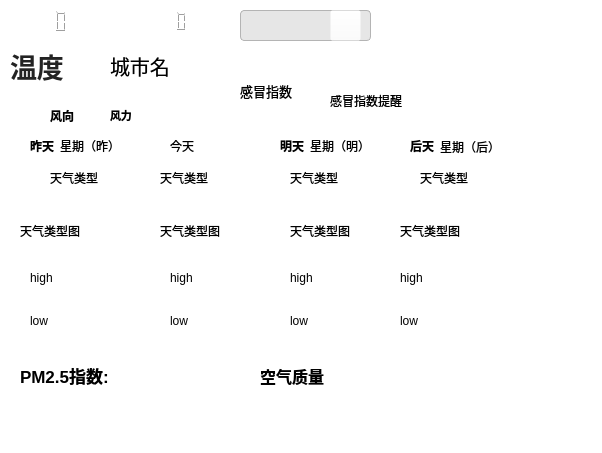
<?xml version="1.0" encoding="UTF-8"?>
<ui version="4.0">
 <class>MainWindow</class>
 <widget class="QMainWindow" name="MainWindow">
  <property name="geometry">
   <rect>
    <x>0</x>
    <y>0</y>
    <width>602</width>
    <height>453</height>
   </rect>
  </property>
  <property name="windowTitle">
   <string>MainWindow</string>
  </property>
  <property name="styleSheet">
   <string notr="true">background-color: rgba(255, 255, 255, 0);</string>
  </property>
  <widget class="QWidget" name="centralwidget">
   <widget class="QToolButton" name="checkButton">
    <property name="geometry">
     <rect>
      <x>330</x>
      <y>10</y>
      <width>31</width>
      <height>31</height>
     </rect>
    </property>
    <property name="styleSheet">
     <string notr="true">background-image: url(:/new/prefix1/images/chaozhao.png);
background-color: rgba(255, 255, 255, 0);</string>
    </property>
    <property name="text">
     <string/>
    </property>
   </widget>
   <widget class="QLCDNumber" name="DateLcdNumber">
    <property name="geometry">
     <rect>
      <x>10</x>
      <y>10</y>
      <width>61</width>
      <height>23</height>
     </rect>
    </property>
    <property name="styleSheet">
     <string notr="true">QLCDNumber{
	font: 75 9pt &quot;Arial&quot;;
border-radius:20px;
}</string>
    </property>
   </widget>
   <widget class="QLCDNumber" name="TimeLcdNumber">
    <property name="geometry">
     <rect>
      <x>90</x>
      <y>10</y>
      <width>101</width>
      <height>23</height>
     </rect>
    </property>
    <property name="font">
     <font>
      <family>Arial Unicode MS</family>
      <pointsize>10</pointsize>
     </font>
    </property>
    <property name="styleSheet">
     <string notr="true">QLCDNumber{
	border-radius:30px;
}</string>
    </property>
    <property name="digitCount">
     <number>10</number>
    </property>
   </widget>
   <widget class="QLabel" name="IndexLabel">
    <property name="geometry">
     <rect>
      <x>240</x>
      <y>60</y>
      <width>81</width>
      <height>61</height>
     </rect>
    </property>
    <property name="font">
     <font>
      <family>Arial Rounded MT Bold</family>
      <pointsize>10</pointsize>
      <weight>50</weight>
      <italic>false</italic>
      <bold>false</bold>
     </font>
    </property>
    <property name="styleSheet">
     <string notr="true">font: 10pt &quot;Arial Rounded MT Bold&quot;;</string>
    </property>
    <property name="text">
     <string>感冒指数</string>
    </property>
   </widget>
   <widget class="QLabel" name="YesterdayLabel">
    <property name="geometry">
     <rect>
      <x>30</x>
      <y>130</y>
      <width>31</width>
      <height>31</height>
     </rect>
    </property>
    <property name="font">
     <font>
      <weight>75</weight>
      <bold>true</bold>
     </font>
    </property>
    <property name="text">
     <string>昨天</string>
    </property>
   </widget>
   <widget class="QLabel" name="YesterdayHighLabel">
    <property name="geometry">
     <rect>
      <x>30</x>
      <y>270</y>
      <width>81</width>
      <height>16</height>
     </rect>
    </property>
    <property name="text">
     <string>high</string>
    </property>
   </widget>
   <widget class="QLabel" name="TodayLabel">
    <property name="geometry">
     <rect>
      <x>170</x>
      <y>130</y>
      <width>111</width>
      <height>31</height>
     </rect>
    </property>
    <property name="text">
     <string>今天</string>
    </property>
   </widget>
   <widget class="QLabel" name="TodayHIghLabel">
    <property name="geometry">
     <rect>
      <x>170</x>
      <y>270</y>
      <width>81</width>
      <height>16</height>
     </rect>
    </property>
    <property name="text">
     <string>high</string>
    </property>
   </widget>
   <widget class="QLabel" name="TomorrowLabel">
    <property name="geometry">
     <rect>
      <x>280</x>
      <y>130</y>
      <width>41</width>
      <height>31</height>
     </rect>
    </property>
    <property name="font">
     <font>
      <weight>75</weight>
      <bold>true</bold>
     </font>
    </property>
    <property name="text">
     <string>明天</string>
    </property>
   </widget>
   <widget class="QLabel" name="TomorrowHIghLabel">
    <property name="geometry">
     <rect>
      <x>290</x>
      <y>270</y>
      <width>81</width>
      <height>16</height>
     </rect>
    </property>
    <property name="text">
     <string>high</string>
    </property>
   </widget>
   <widget class="QLabel" name="AfterTomorrowLabel">
    <property name="geometry">
     <rect>
      <x>410</x>
      <y>120</y>
      <width>31</width>
      <height>51</height>
     </rect>
    </property>
    <property name="font">
     <font>
      <weight>75</weight>
      <bold>true</bold>
     </font>
    </property>
    <property name="text">
     <string>后天</string>
    </property>
   </widget>
   <widget class="QLabel" name="AfterTomorrowHIghLabel">
    <property name="geometry">
     <rect>
      <x>400</x>
      <y>270</y>
      <width>81</width>
      <height>16</height>
     </rect>
    </property>
    <property name="text">
     <string>high</string>
    </property>
   </widget>
   <widget class="QLabel" name="CityLabel">
    <property name="geometry">
     <rect>
      <x>110</x>
      <y>50</y>
      <width>61</width>
      <height>31</height>
     </rect>
    </property>
    <property name="font">
     <font>
      <pointsize>15</pointsize>
     </font>
    </property>
    <property name="text">
     <string>城市名</string>
    </property>
   </widget>
   <widget class="QLabel" name="TemperatureLabel">
    <property name="geometry">
     <rect>
      <x>10</x>
      <y>50</y>
      <width>71</width>
      <height>31</height>
     </rect>
    </property>
    <property name="palette">
     <palette>
      <active>
       <colorrole role="WindowText">
        <brush brushstyle="SolidPattern">
         <color alpha="255">
          <red>35</red>
          <green>35</green>
          <blue>35</blue>
         </color>
        </brush>
       </colorrole>
       <colorrole role="Button">
        <brush brushstyle="SolidPattern">
         <color alpha="0">
          <red>255</red>
          <green>255</green>
          <blue>255</blue>
         </color>
        </brush>
       </colorrole>
       <colorrole role="Base">
        <brush brushstyle="SolidPattern">
         <color alpha="0">
          <red>255</red>
          <green>255</green>
          <blue>255</blue>
         </color>
        </brush>
       </colorrole>
       <colorrole role="Window">
        <brush brushstyle="SolidPattern">
         <color alpha="0">
          <red>255</red>
          <green>255</green>
          <blue>255</blue>
         </color>
        </brush>
       </colorrole>
      </active>
      <inactive>
       <colorrole role="WindowText">
        <brush brushstyle="SolidPattern">
         <color alpha="255">
          <red>35</red>
          <green>35</green>
          <blue>35</blue>
         </color>
        </brush>
       </colorrole>
       <colorrole role="Button">
        <brush brushstyle="SolidPattern">
         <color alpha="0">
          <red>255</red>
          <green>255</green>
          <blue>255</blue>
         </color>
        </brush>
       </colorrole>
       <colorrole role="Base">
        <brush brushstyle="SolidPattern">
         <color alpha="0">
          <red>255</red>
          <green>255</green>
          <blue>255</blue>
         </color>
        </brush>
       </colorrole>
       <colorrole role="Window">
        <brush brushstyle="SolidPattern">
         <color alpha="0">
          <red>255</red>
          <green>255</green>
          <blue>255</blue>
         </color>
        </brush>
       </colorrole>
      </inactive>
      <disabled>
       <colorrole role="WindowText">
        <brush brushstyle="SolidPattern">
         <color alpha="255">
          <red>120</red>
          <green>120</green>
          <blue>120</blue>
         </color>
        </brush>
       </colorrole>
       <colorrole role="Button">
        <brush brushstyle="SolidPattern">
         <color alpha="0">
          <red>255</red>
          <green>255</green>
          <blue>255</blue>
         </color>
        </brush>
       </colorrole>
       <colorrole role="Base">
        <brush brushstyle="SolidPattern">
         <color alpha="0">
          <red>255</red>
          <green>255</green>
          <blue>255</blue>
         </color>
        </brush>
       </colorrole>
       <colorrole role="Window">
        <brush brushstyle="SolidPattern">
         <color alpha="0">
          <red>255</red>
          <green>255</green>
          <blue>255</blue>
         </color>
        </brush>
       </colorrole>
      </disabled>
     </palette>
    </property>
    <property name="font">
     <font>
      <pointsize>20</pointsize>
      <weight>75</weight>
      <bold>true</bold>
     </font>
    </property>
    <property name="text">
     <string>温度</string>
    </property>
    <property name="textFormat">
     <enum>Qt::AutoText</enum>
    </property>
   </widget>
   <widget class="QLabel" name="GanmaoLabel">
    <property name="geometry">
     <rect>
      <x>330</x>
      <y>80</y>
      <width>231</width>
      <height>41</height>
     </rect>
    </property>
    <property name="text">
     <string>感冒指数提醒</string>
    </property>
   </widget>
   <widget class="QLabel" name="YesterdayTypeText">
    <property name="geometry">
     <rect>
      <x>50</x>
      <y>170</y>
      <width>91</width>
      <height>16</height>
     </rect>
    </property>
    <property name="text">
     <string>天气类型</string>
    </property>
   </widget>
   <widget class="QLabel" name="TodayTypeText">
    <property name="geometry">
     <rect>
      <x>160</x>
      <y>170</y>
      <width>91</width>
      <height>16</height>
     </rect>
    </property>
    <property name="text">
     <string>天气类型</string>
    </property>
   </widget>
   <widget class="QLabel" name="TomorrowTypeText">
    <property name="geometry">
     <rect>
      <x>290</x>
      <y>170</y>
      <width>91</width>
      <height>16</height>
     </rect>
    </property>
    <property name="text">
     <string>天气类型</string>
    </property>
   </widget>
   <widget class="QLabel" name="AfterTomorrowTypeText">
    <property name="geometry">
     <rect>
      <x>420</x>
      <y>170</y>
      <width>71</width>
      <height>16</height>
     </rect>
    </property>
    <property name="text">
     <string>天气类型</string>
    </property>
   </widget>
   <widget class="QLabel" name="YesterdayLowLabel">
    <property name="geometry">
     <rect>
      <x>30</x>
      <y>310</y>
      <width>81</width>
      <height>21</height>
     </rect>
    </property>
    <property name="text">
     <string>low</string>
    </property>
   </widget>
   <widget class="QLabel" name="TodayLowLabel">
    <property name="geometry">
     <rect>
      <x>170</x>
      <y>310</y>
      <width>81</width>
      <height>21</height>
     </rect>
    </property>
    <property name="text">
     <string>low</string>
    </property>
   </widget>
   <widget class="QLabel" name="TomorrowLowLabel">
    <property name="geometry">
     <rect>
      <x>290</x>
      <y>310</y>
      <width>81</width>
      <height>21</height>
     </rect>
    </property>
    <property name="text">
     <string>low</string>
    </property>
   </widget>
   <widget class="QLabel" name="AfterTomorrowLowLabel">
    <property name="geometry">
     <rect>
      <x>400</x>
      <y>310</y>
      <width>91</width>
      <height>21</height>
     </rect>
    </property>
    <property name="text">
     <string>low</string>
    </property>
   </widget>
   <widget class="QLabel" name="YesterdayTypeLabel">
    <property name="geometry">
     <rect>
      <x>20</x>
      <y>200</y>
      <width>91</width>
      <height>61</height>
     </rect>
    </property>
    <property name="text">
     <string>天气类型图</string>
    </property>
   </widget>
   <widget class="QLabel" name="TodayTypeLabel">
    <property name="geometry">
     <rect>
      <x>160</x>
      <y>200</y>
      <width>91</width>
      <height>61</height>
     </rect>
    </property>
    <property name="text">
     <string>天气类型图</string>
    </property>
   </widget>
   <widget class="QLabel" name="AfterTomorrowTypeLabel">
    <property name="geometry">
     <rect>
      <x>400</x>
      <y>200</y>
      <width>91</width>
      <height>61</height>
     </rect>
    </property>
    <property name="text">
     <string>天气类型图</string>
    </property>
   </widget>
   <widget class="QLabel" name="TomorrowTypeLabel">
    <property name="geometry">
     <rect>
      <x>290</x>
      <y>200</y>
      <width>91</width>
      <height>61</height>
     </rect>
    </property>
    <property name="text">
     <string>天气类型图</string>
    </property>
   </widget>
   <widget class="QPushButton" name="pushButton">
    <property name="geometry">
     <rect>
      <x>460</x>
      <y>0</y>
      <width>31</width>
      <height>31</height>
     </rect>
    </property>
    <property name="maximumSize">
     <size>
      <width>16777215</width>
      <height>31</height>
     </size>
    </property>
    <property name="styleSheet">
     <string notr="true">QPushButton{
	border-color: rgb(73, 164, 212);
	background-color: rgba(255, 255, 255, 0);
	background-image: url(:/new/prefix1/images/update.png);
	border-style:solid;
	border-top-left-radius:1px;
	border-top-right-radius:1px;
}
QPushButton:Pressed{
	background-image: url(:/new/prefix1/images/update_on.png);
}</string>
    </property>
    <property name="text">
     <string/>
    </property>
    <property name="iconSize">
     <size>
      <width>18</width>
      <height>18</height>
     </size>
    </property>
   </widget>
   <widget class="QPushButton" name="minpushButton">
    <property name="geometry">
     <rect>
      <x>510</x>
      <y>0</y>
      <width>21</width>
      <height>31</height>
     </rect>
    </property>
    <property name="styleSheet">
     <string notr="true">background-image: url(:/new/prefix1/images/min.png);
background-color: rgba(255, 255, 255, 0);
border-top-color: rgba(255, 255, 255, 0);
border-style:solid;
	border-top-left-radius:1px;
	border-top-right-radius:1px;</string>
    </property>
    <property name="text">
     <string/>
    </property>
   </widget>
   <widget class="QPushButton" name="closepushButton">
    <property name="geometry">
     <rect>
      <x>550</x>
      <y>0</y>
      <width>31</width>
      <height>31</height>
     </rect>
    </property>
    <property name="styleSheet">
     <string notr="true">background-image: url(:/new/prefix1/images/close.png);
background-color: rgba(255, 255, 255, 0);
background-color: rgba(255, 255, 255, 0);
border-style:solid;
	border-top-left-radius:1px;
	border-top-right-radius:1px;</string>
    </property>
    <property name="text">
     <string/>
    </property>
   </widget>
   <widget class="QLineEdit" name="InputLineEdit">
    <property name="geometry">
     <rect>
      <x>240</x>
      <y>10</y>
      <width>131</width>
      <height>31</height>
     </rect>
    </property>
    <property name="styleSheet">
     <string notr="true">QLineEdit
{
border:1px solid rgb(180, 180, 180);
background: rgb(230,230,230);

border-radius: 4px;

}
QLineEdit::hover
{

 //字体的颜色

  color:green
  border-color:rgb(50,480,40);
  background-color:green;
}</string>
    </property>
   </widget>
   <widget class="QLabel" name="aqi">
    <property name="geometry">
     <rect>
      <x>190</x>
      <y>350</y>
      <width>31</width>
      <height>51</height>
     </rect>
    </property>
    <property name="font">
     <font>
      <pointsize>13</pointsize>
      <weight>75</weight>
      <bold>true</bold>
     </font>
    </property>
    <property name="text">
     <string/>
    </property>
   </widget>
   <widget class="QLabel" name="pm25Text">
    <property name="geometry">
     <rect>
      <x>20</x>
      <y>350</y>
      <width>161</width>
      <height>51</height>
     </rect>
    </property>
    <property name="font">
     <font>
      <pointsize>13</pointsize>
      <weight>75</weight>
      <bold>true</bold>
     </font>
    </property>
    <property name="text">
     <string>PM2.5指数:</string>
    </property>
   </widget>
   <widget class="QLabel" name="airQualityTextlabel">
    <property name="geometry">
     <rect>
      <x>260</x>
      <y>350</y>
      <width>131</width>
      <height>51</height>
     </rect>
    </property>
    <property name="font">
     <font>
      <pointsize>12</pointsize>
      <weight>75</weight>
      <bold>true</bold>
     </font>
    </property>
    <property name="text">
     <string>空气质量</string>
    </property>
   </widget>
   <widget class="QLabel" name="airQuality">
    <property name="geometry">
     <rect>
      <x>380</x>
      <y>350</y>
      <width>81</width>
      <height>51</height>
     </rect>
    </property>
    <property name="font">
     <font>
      <pointsize>12</pointsize>
     </font>
    </property>
    <property name="text">
     <string/>
    </property>
   </widget>
   <widget class="QLabel" name="YesterdayWeek">
    <property name="geometry">
     <rect>
      <x>60</x>
      <y>130</y>
      <width>81</width>
      <height>31</height>
     </rect>
    </property>
    <property name="text">
     <string>星期（昨）</string>
    </property>
   </widget>
   <widget class="QLabel" name="TomorrowWeek">
    <property name="geometry">
     <rect>
      <x>310</x>
      <y>130</y>
      <width>71</width>
      <height>31</height>
     </rect>
    </property>
    <property name="text">
     <string>星期（明）</string>
    </property>
   </widget>
   <widget class="QLabel" name="AfterTomorrowWeek">
    <property name="geometry">
     <rect>
      <x>440</x>
      <y>121</y>
      <width>81</width>
      <height>51</height>
     </rect>
    </property>
    <property name="text">
     <string>星期（后）</string>
    </property>
   </widget>
   <widget class="QLabel" name="FengxiangLabel">
    <property name="geometry">
     <rect>
      <x>50</x>
      <y>90</y>
      <width>61</width>
      <height>51</height>
     </rect>
    </property>
    <property name="font">
     <font>
      <family>Anonymous</family>
      <pointsize>9</pointsize>
      <weight>75</weight>
      <bold>true</bold>
     </font>
    </property>
    <property name="text">
     <string>风向</string>
    </property>
   </widget>
   <widget class="QLabel" name="FengliLabel">
    <property name="geometry">
     <rect>
      <x>110</x>
      <y>90</y>
      <width>61</width>
      <height>51</height>
     </rect>
    </property>
    <property name="font">
     <font>
      <pointsize>8</pointsize>
      <weight>75</weight>
      <bold>true</bold>
     </font>
    </property>
    <property name="text">
     <string>风力</string>
    </property>
   </widget>
   <zorder>DateLcdNumber</zorder>
   <zorder>TimeLcdNumber</zorder>
   <zorder>IndexLabel</zorder>
   <zorder>YesterdayLabel</zorder>
   <zorder>YesterdayHighLabel</zorder>
   <zorder>TodayLabel</zorder>
   <zorder>TodayHIghLabel</zorder>
   <zorder>TomorrowLabel</zorder>
   <zorder>TomorrowHIghLabel</zorder>
   <zorder>AfterTomorrowLabel</zorder>
   <zorder>AfterTomorrowHIghLabel</zorder>
   <zorder>CityLabel</zorder>
   <zorder>TemperatureLabel</zorder>
   <zorder>GanmaoLabel</zorder>
   <zorder>YesterdayTypeText</zorder>
   <zorder>TodayTypeText</zorder>
   <zorder>TomorrowTypeText</zorder>
   <zorder>AfterTomorrowTypeText</zorder>
   <zorder>YesterdayLowLabel</zorder>
   <zorder>TodayLowLabel</zorder>
   <zorder>TomorrowLowLabel</zorder>
   <zorder>AfterTomorrowLowLabel</zorder>
   <zorder>YesterdayTypeLabel</zorder>
   <zorder>TodayTypeLabel</zorder>
   <zorder>AfterTomorrowTypeLabel</zorder>
   <zorder>TomorrowTypeLabel</zorder>
   <zorder>pushButton</zorder>
   <zorder>minpushButton</zorder>
   <zorder>closepushButton</zorder>
   <zorder>InputLineEdit</zorder>
   <zorder>checkButton</zorder>
   <zorder>aqi</zorder>
   <zorder>pm25Text</zorder>
   <zorder>airQualityTextlabel</zorder>
   <zorder>airQuality</zorder>
   <zorder>YesterdayWeek</zorder>
   <zorder>TomorrowWeek</zorder>
   <zorder>AfterTomorrowWeek</zorder>
   <zorder>FengxiangLabel</zorder>
   <zorder>FengliLabel</zorder>
  </widget>
  <widget class="QMenuBar" name="menubar">
   <property name="geometry">
    <rect>
     <x>0</x>
     <y>0</y>
     <width>602</width>
     <height>21</height>
    </rect>
   </property>
  </widget>
  <widget class="QStatusBar" name="statusbar"/>
 </widget>
 <resources/>
 <connections>
  <connection>
   <sender>minpushButton</sender>
   <signal>clicked()</signal>
   <receiver>MainWindow</receiver>
   <slot>showMinimized()</slot>
   <hints>
    <hint type="sourcelabel">
     <x>520</x>
     <y>36</y>
    </hint>
    <hint type="destinationlabel">
     <x>297</x>
     <y>272</y>
    </hint>
   </hints>
  </connection>
  <connection>
   <sender>closepushButton</sender>
   <signal>clicked()</signal>
   <receiver>MainWindow</receiver>
   <slot>close()</slot>
   <hints>
    <hint type="sourcelabel">
     <x>565</x>
     <y>36</y>
    </hint>
    <hint type="destinationlabel">
     <x>297</x>
     <y>272</y>
    </hint>
   </hints>
  </connection>
 </connections>
</ui>
